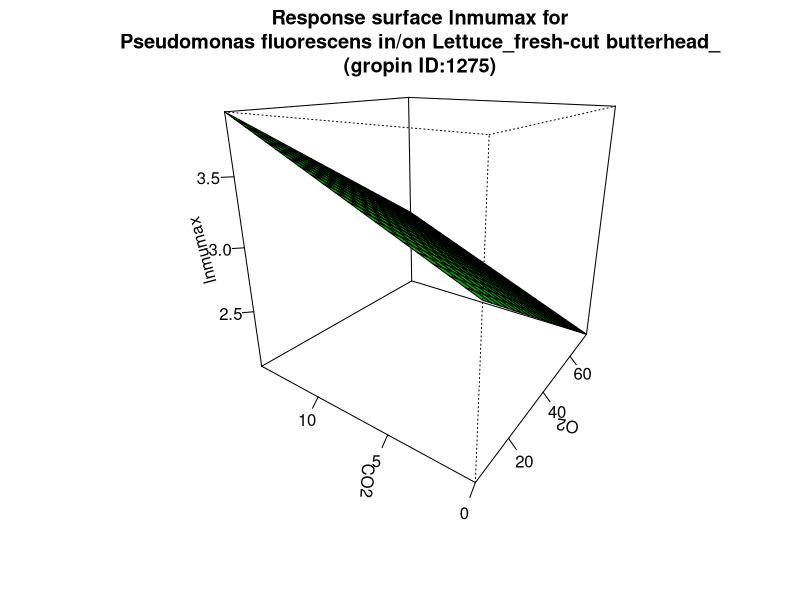

Reproduce this figure in R.
#############################
# start of Parameter script
#############################
O2 <- seq(5.005,74.9250749250749,length.out=21)
CO2 <- seq(0,14.985014985015,length.out=21)
#############################
# end of Parameter script
#############################
############################# 
# start of Model script Gropin ID 1275 
#############################
 
# constant coefficients for this model
 
variables <- data.frame(O2,CO2)
argumentsPar <- expand.grid(variables)
 
# heart of the model
response_surface <- function(O2,CO2) {
   mumax <-3.23-0.016*O2+0.051*CO2

return(mumax=mumax)
} 

# output parameters
responseSurface <- cbind(argumentsPar,response_surface(argumentsPar['O2'],argumentsPar['CO2']))
colnames(responseSurface) <- c(colnames(argumentsPar),'lnmumax')
#############################
# End of Model script
#############################
############################# 
# start of Visualisation script Gropin ID 1275 
#############################
persp(O2,CO2,matrix(unlist(responseSurface$'lnmumax'),nrow=21),col = 'green',xlab='O2',ylab='CO2',zlab='lnmumax',main='Response surface lnmumax for
Pseudomonas fluorescens in/on Lettuce_fresh-cut butterhead_
(gropin ID:1275)',theta=305,phi=20,shade=0.25,ticktype = 'detailed')
#############################
# End of Visualisation script
#############################
